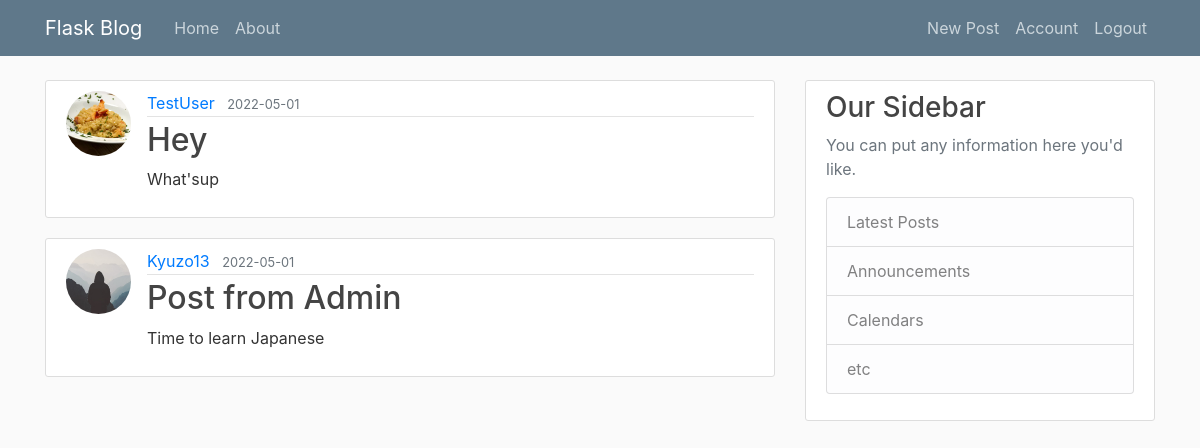
The app's page /home (signed in) with its own data.
### flashblog/models.py (models this page shows, shortened)
class Post(db.Model):
    id = db.Column(db.Integer, primary_key=True)
    title = db.Column( db.String(100), nullable=False)
    date_posted = db.Column(db.DateTime, nullable=False, default=datetime.utcnow)
    content = db.Column(db.Text, nullable=False)
    user_id = db.Column(db.Integer, db.ForeignKey('user.id'), nullable=False)

class User(db.Model, UserMixin):
    id = db.Column(db.Integer, primary_key=True)
    username = db.Column(db.String(20), unique=True, nullable=False)
    email = db.Column(db.String(120), unique=True, nullable=False)
    image_file = db.Column(db.String(20), nullable=False, default='default.jpg')
    password = db.Column(db.String(60), nullable=False)
    posts = db.relationship('Post', backref='author', lazy=True)

### flashblog/routes.py (the view)
@app.route("/")
@app.route("/home")
def home():
    posts = Post.query.all()
    return render_template('home.html', posts=posts)

### flashblog/models.py (called while the page is built)
@login_manager.user_loader
def load_user(user_id):
    return User.query.get(int(user_id))

### flashblog/templates/home.html
{% extends "layout.html" %}
{% block content %}
    {% for post in posts %}
        <article class="media content-section">
          <img class="rounded-circle article-img" src="{{ url_for('static', filename='profile_pics/' + post.author.image_file) }}">
          <div class="media-body">
            <div class="article-metadata">
              <a class="mr-2" href="#">{{ post.author.username }}</a>
              <small class="text-muted">{{ post.date_posted.strftime('%Y-%m-%d') }}</small>
            </div>
            <h2><a class="article-title" href="{{ url_for('post', post_id=post.id) }}">{{ post.title }}</a></h2>
            <p class="article-content">{{ post.content }}</p>
          </div>
        </article>
    {% endfor %}
{% endblock content %}

### flashblog/static/main.css (style rules this page uses)
body { background: #fafafa; color: #333333; margin-top: 5rem; }
h1, h2, h3, h4, h5, h6 { color: #444444; }
.content-section { background: #ffffff; padding: 10px 20px; border: 1px solid #dddddd; border-radius: 3px; margin-bottom: 20px; }
.article-title { color: #444444; }
.article-content { white-space: pre-line; }
.article-img { height: 65px; width: 65px; margin-right: 16px; }
.article-metadata { padding-bottom: 1px; margin-bottom: 4px; border-bottom: 1px solid #e3e3e3 }

### records on screen
Post: image_file (picture), author.username "TestUser", date_posted "2022-05-01", title "Hey", content "What'sup"
Post: image_file (placeholder picture), author.username "Kyuzo13", date_posted "2022-05-01", title "Post from Admin", content "Time to learn Japanese"
